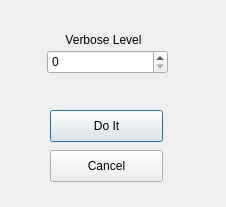
<?xml version="1.0" encoding="UTF-8"?>
<ui version="4.0">
 <class>Dial_Verbose</class>
 <widget class="QDialog" name="Dial_Verbose">
  <property name="geometry">
   <rect>
    <x>0</x>
    <y>0</y>
    <width>226</width>
    <height>207</height>
   </rect>
  </property>
  <property name="windowTitle">
   <string>Verbose Dialog Box</string>
  </property>
  <widget class="QPushButton" name="pushButton_Verb_Do">
   <property name="geometry">
    <rect>
     <x>50</x>
     <y>110</y>
     <width>113</width>
     <height>32</height>
    </rect>
   </property>
   <property name="text">
    <string>Do It</string>
   </property>
  </widget>
  <widget class="QPushButton" name="pushButton_Verb_Cancel">
   <property name="geometry">
    <rect>
     <x>50</x>
     <y>150</y>
     <width>113</width>
     <height>32</height>
    </rect>
   </property>
   <property name="text">
    <string>Cancel</string>
   </property>
  </widget>
  <widget class="QSpinBox" name="spinBox_Verb_Level">
   <property name="geometry">
    <rect>
     <x>47</x>
     <y>50</y>
     <width>121</width>
     <height>24</height>
    </rect>
   </property>
  </widget>
  <widget class="QLabel" name="label">
   <property name="geometry">
    <rect>
     <x>8</x>
     <y>30</y>
     <width>191</width>
     <height>20</height>
    </rect>
   </property>
   <property name="text">
    <string>Verbose Level</string>
   </property>
   <property name="alignment">
    <set>Qt::AlignCenter</set>
   </property>
  </widget>
 </widget>
 <resources/>
 <connections/>
</ui>
